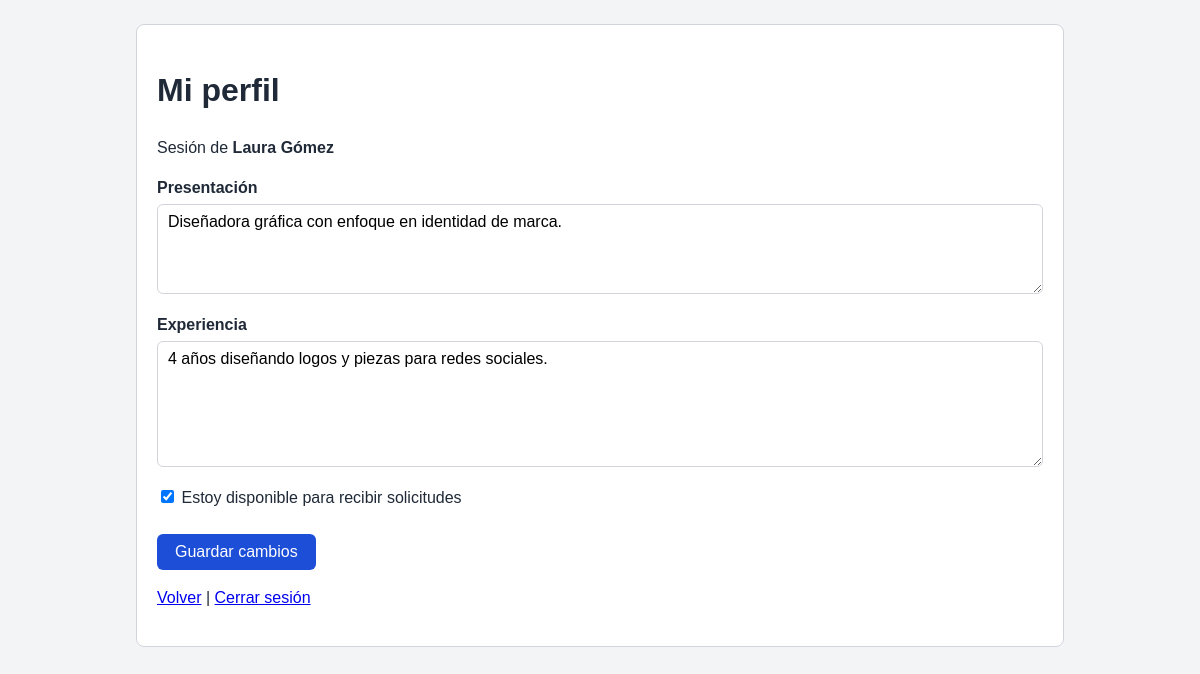
The page /modulos/usuarios/editar_perfil.php (signed in) on the database as committed earlier.
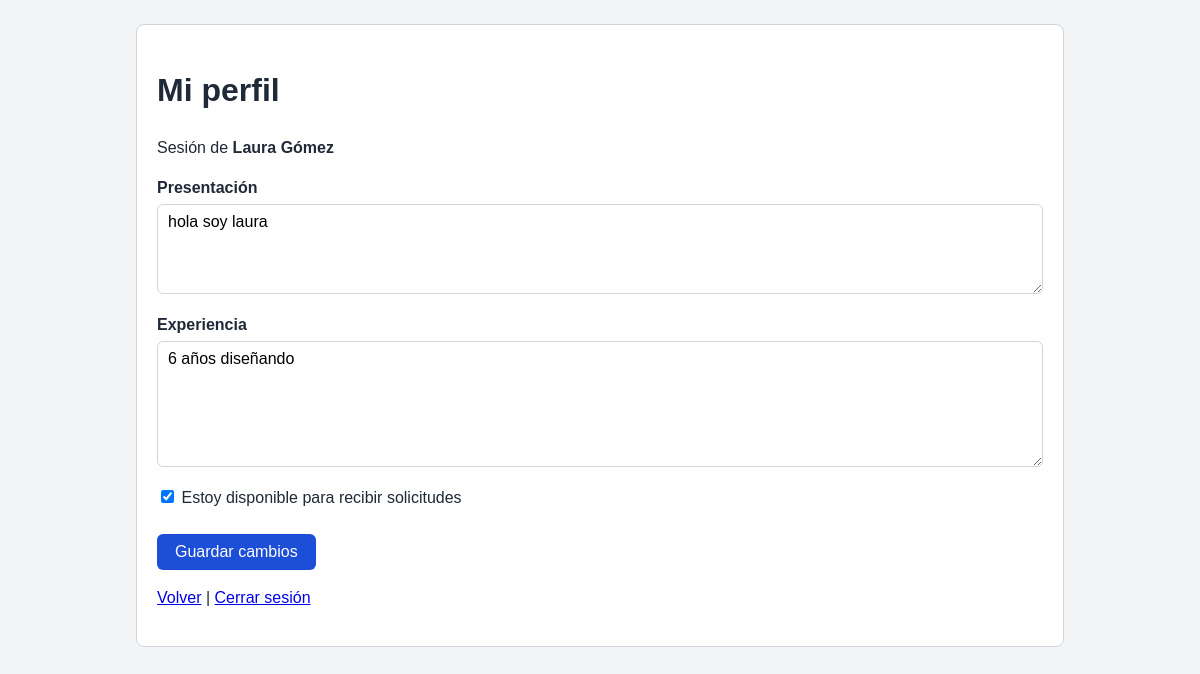
The same page on the database as committed later.
### tables this page shows
CREATE TABLE `perfiles_freelancer` (
  `id_usuario` int(10) UNSIGNED NOT NULL,
  `presentacion` text DEFAULT NULL,
  `experiencia` text DEFAULT NULL,
  `disponible` tinyint(1) NOT NULL DEFAULT 1
);

### modulos/usuarios/editar_perfil.php (the view, shortened to what this page needs)
<?php
require_once __DIR__ . '/../../config/conexion.php';
$id_usuario = $_SESSION['id_usuario'];
$errores = [];
if ($_SERVER['REQUEST_METHOD'] === 'POST') {
    $presentacion = str_replace("\r\n", "\n", trim($_POST['presentacion'] ?? ''));
    $experiencia  = str_replace("\r\n", "\n", trim($_POST['experiencia'] ?? ''));
    $disponible   = isset($_POST['disponible']) ? 1 : 0;
    if (mb_strlen($presentacion) > 1000) {
        $errores[] = 'La presentación no puede superar los 1000 caracteres.';
    }
    if (mb_strlen($experiencia) > 2000) {
        $errores[] = 'La experiencia no puede superar los 2000 caracteres.';
    }
    if (empty($errores)) {
        try {
            $guardar = $pdo->prepare(
                'INSERT INTO perfiles_freelancer (id_usuario, presentacion, experiencia, disponible)
                VALUES (:id, :presentacion, :experiencia, :disponible)
                ON DUPLICATE KEY UPDATE
                    presentacion = VALUES(presentacion),
                    experiencia  = VALUES(experiencia),
                    disponible   = VALUES(disponible)'
            );
            $guardar->execute([
                ':id'           => $id_usuario,
                ':presentacion' => $presentacion,
                ':experiencia'  => $experiencia,
                ':disponible'   => $disponible,
            ]);
            header('Location: editar_perfil.php?guardado=1');
            exit;
        } catch (PDOException $e) {
            error_log('Error al guardar perfil: ' . $e->getMessage());
            $errores[] = 'No se pudo guardar el perfil. Inténtalo de nuevo.';
        }
    }
} else {
    $consulta = $pdo->prepare(
        'SELECT presentacion, experiencia, disponible FROM perfiles_freelancer WHERE id_usuario = :id'
    );
    $consulta->execute([':id' => $id_usuario]);
    $perfil = $consulta->fetch();
    $presentacion = $perfil['presentacion'] ?? '';
    $experiencia  = $perfil['experiencia'] ?? '';
    $disponible   = (int) ($perfil['disponible'] ?? 1);
}
?>
<!DOCTYPE html>
<html lang="es">
<head>
    <link rel="stylesheet" href="/quick-employment/css/estilos.css">
</head>
<body>
    <div class="contenedor">
        <div class="tarjeta">
            <h1>Mi perfil</h1>
            <p>Sesión de <strong><?= htmlspecialchars($_SESSION['nombre']) ?></strong></p>
            <form method="post" action="">
                <label for="presentacion">Presentación</label>
                <textarea id="presentacion" name="presentacion" rows="4" maxlength="1000"><?= htmlspecialchars($presentacion) ?></textarea>
                <label for="experiencia">Experiencia</label>
                <textarea id="experiencia" name="experiencia" rows="6" maxlength="2000"><?= htmlspecialchars($experiencia) ?></textarea>
                <label style="font-weight: normal; margin: 12px 0;">
                    <input type="checkbox" name="disponible" value="1" <?= $disponible ? 'checked' : '' ?>>
                    Estoy disponible para recibir solicitudes
                </label>
                <button type="submit" class="boton">Guardar cambios</button>
            </form>
            <p>
                <a href="/quick-employment/probar_sesion.php">Volver</a> |
                <a href="/quick-employment/modulos/usuarios/logout.php">Cerrar sesión</a>
            </p>
        </div>
    </div>
</body>
</html>

Rows that differ between the two databases and show on the page:
changed perfiles_freelancer: presentacion "Diseñadora gráfica con enfoque en identidad de marca." → "hola soy laura"; experiencia "4 años diseñando logos y piezas para redes sociales." → "6 años diseñando"
